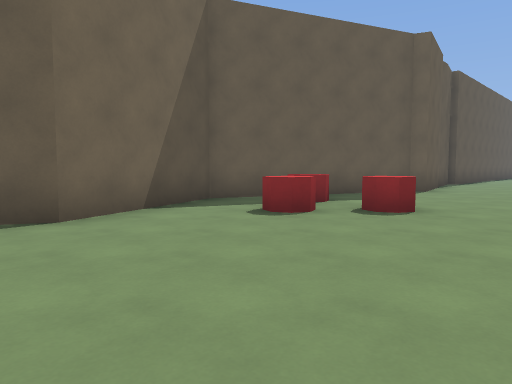
[1] (above)

19 first-person views from a walk through a 3-D level made in the Godot game engine. The camera is 1.3 m above the floor, tilts 4° down and sees 70° across. The floor is counted in squares, 2 m on a side. Each view is taken from the middle of a square. On the plan, view 1 faces up. The plan holds only what a view shows up to about 11 squares ahead; the rest is blank. The place goes on beyond the plan. Characters and animated objects are not drawn.

[2]
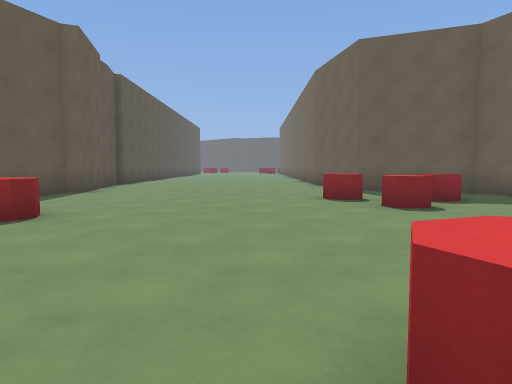

[3]
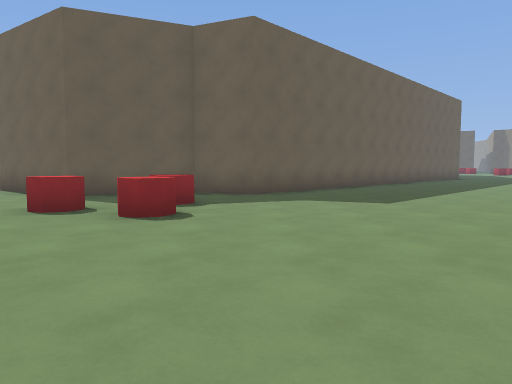

[4]
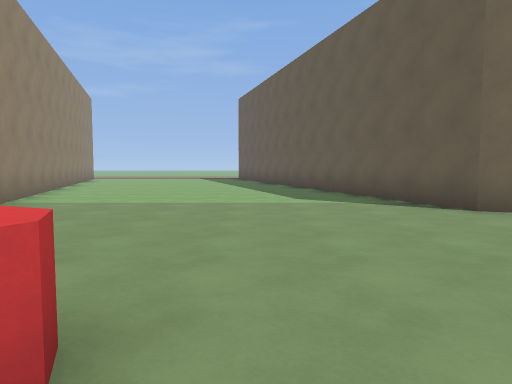

[5]
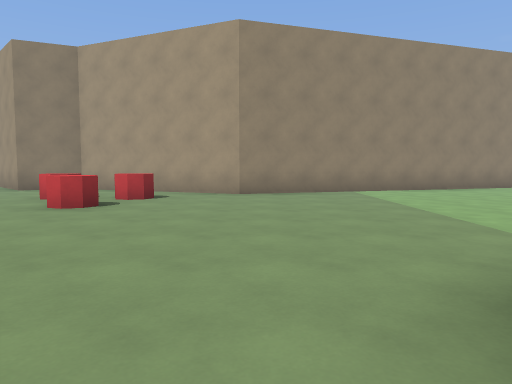

[6]
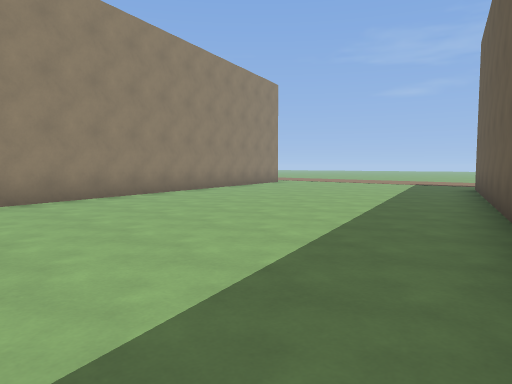

[7]
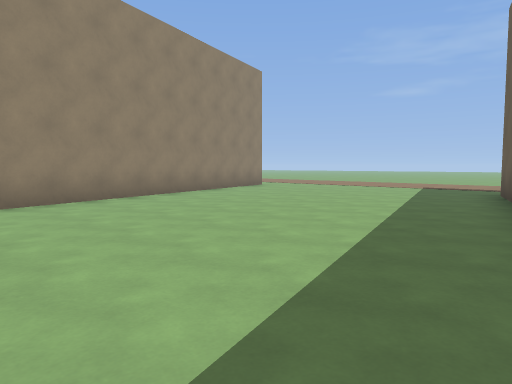

[8]
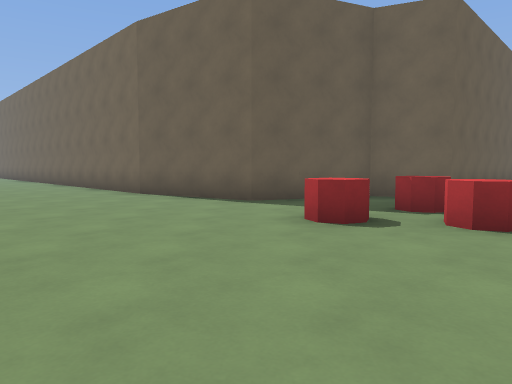

[9]
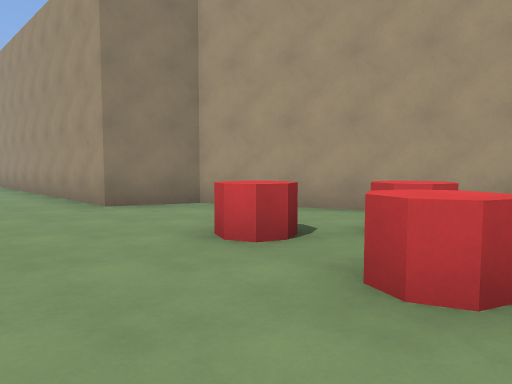

[10]
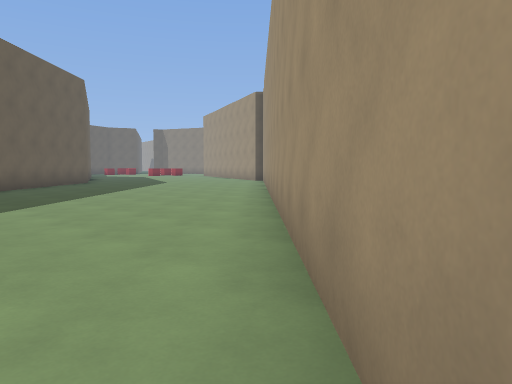

[11]
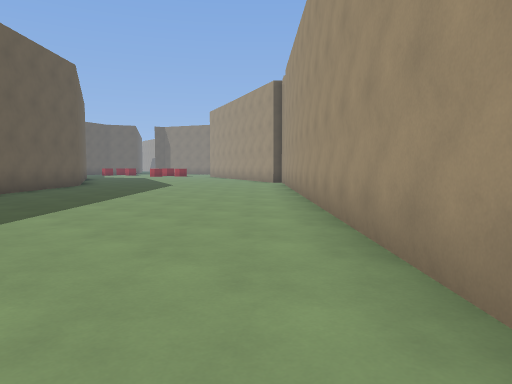

[12]
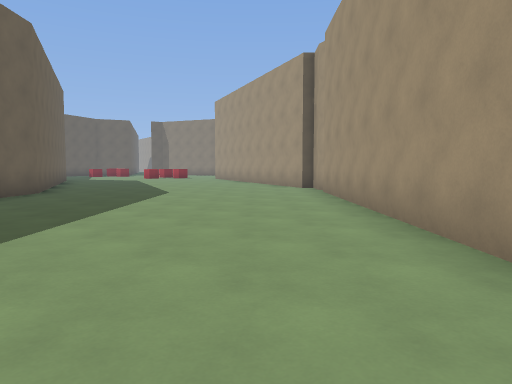

[13]
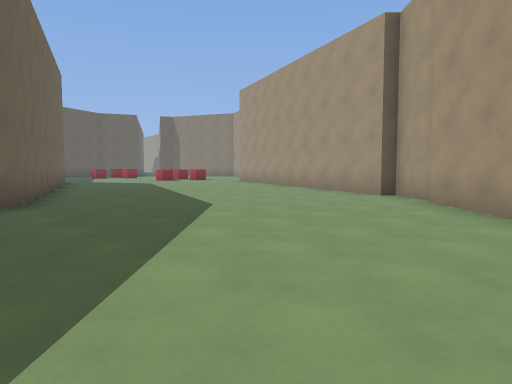

[14]
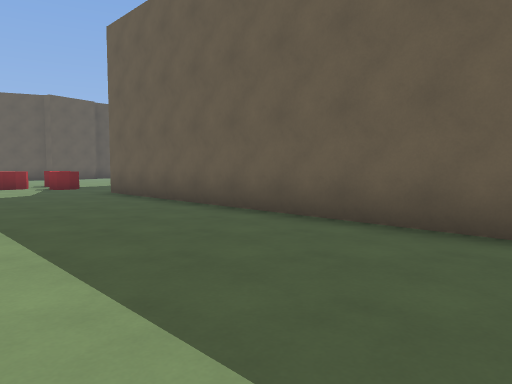

[15]
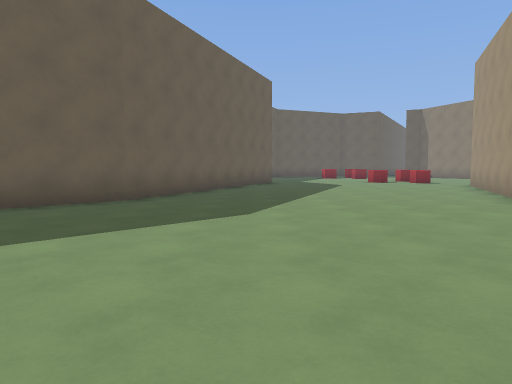

[16]
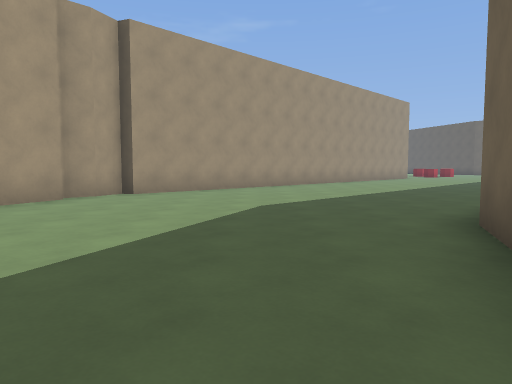

[17]
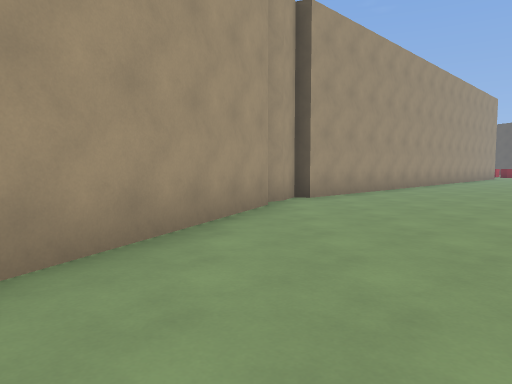

[18]
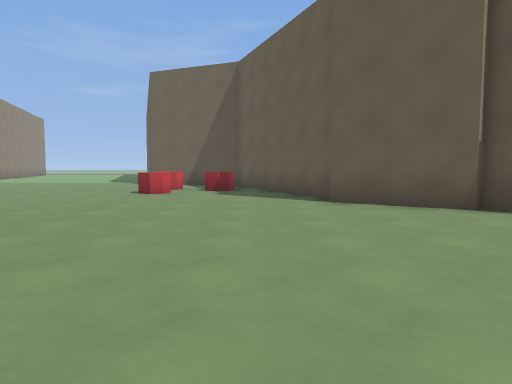

[19]
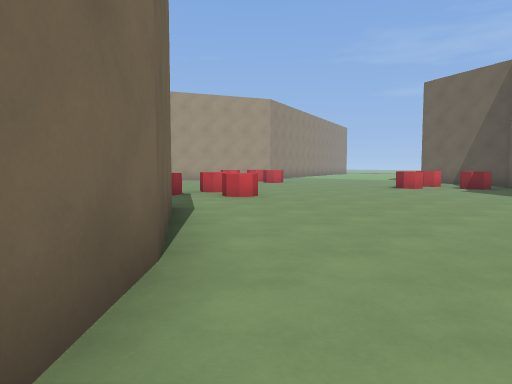

### Floor plan
Points are (right, up) in squares from view 1. A wall is a line through its corners. A room is listed if a view was taken in it or the views show most of it. See-through windows are left out.
Room 1 (views 1, 2, 3, 4, 5, 6, 7, 8, 9, 10, 11, 12, 13, 14, 15, 16, 17, 18, 19)
walls: (16.3, -4.8) (10.4, 1.1) (11, 2.5) (9.9, 5.1) (11.8, 7.9); (11.7, 7.8) (14.1, 10.2); (5.1, 10.5) (4.4, 9.4) (4, 9.5) (-0.9, 7.5) (-2.3, 4.2) (-12.6, 1); (-12.5, -6.3) (-0.6, -2.6) (4, -4.5) (5.4, -3.9) (16.4, -14.9) (16.3, -15.2) (17, -15.5) (17.6, -16) (17.8, -15.8) (22, -17.5); (25.5, -11.3) (21, -9.5) (17.4, -6)
low walls: (7.1, 2.1) (6.5, 2.3) (6.8, 3) (7.4, 2.7); (1.6, 0.3) (2.1, 0.4); (7.6, 3.6) (7.2, 3.7) (7.1, 4.1); (7.4, 4.4) (7.8, 4.3) (7.9, 3.9); (2.5, 5.7) (2.2, 5) (1.7, 5.2) (1.6, 5.6); (1.9, 5.9) (2.3, 5.8) (2.4, 5.5); (1.3, 7.3) (1.5, 6.8); (0.9, 7.4) (1.5, 7.2) (1.3, 6.7) (0.9, 6.6)

Positions as (right, up) in squares from view 1, and headings:
1: (0, 0), facing up
2: (1, 0), facing up-right
3: (2, 1), facing right
4: (3, 1), facing left
5: (-1, 6), facing down
6: (-4, 3), facing down-left
7: (-6, 2), facing down-left
8: (3, 5), facing right
9: (3, 2), facing down
10: (6, -4), facing down-right
11: (8, -5), facing down-right
12: (11, -7), facing down-right
13: (14, -8), facing down-right
14: (14, -8), facing up
15: (14, -12), facing right
16: (25, -12), facing left
17: (24, -16), facing left
18: (11, 8), facing left
19: (13, 10), facing down-left
